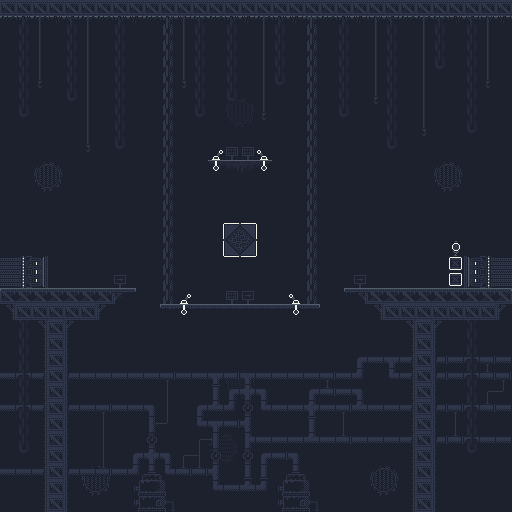

Tiled map render using the project's own tile images. Description and the map definition, with tile-layer contents summarised, below:
An orthogonal 32x32 tile map with 16x16 px tiles, 5 tile layers (Background3, Mapa, Background2, BackGround, ...).

<map version="1.5" tiledversion="1.7.2" orientation="orthogonal" renderorder="right-down" width="32" height="32" tilewidth="16" tileheight="16" infinite="0" backgroundcolor="#1d212d" nextlayerid="7" nextobjectid="1">
 <tileset firstgid="1" source="IndustrialMap.tsx" />
 <layer id="4" name="Background3" width="32" height="32">
  <data>[1024 cells, 44 non-empty, 15 distinct tile ids]</data>
 </layer>
 <layer id="2" name="Mapa" width="32" height="32">
  <data>[1024 cells, 394 non-empty, 72 distinct tile ids]</data>
 </layer>
 <layer id="3" name="Background2" width="32" height="32">
  <data>[1024 cells, 69 non-empty, 13 distinct tile ids]</data>
 </layer>
 <layer id="1" name="BackGround" width="32" height="32">
  <data>[1024 cells, 79 non-empty, 30 distinct tile ids]</data>
 </layer>
 <layer id="5" name="Backgorund5" width="32" height="32">
  <data>[1024 cells, 0 non-empty, 0 distinct tile ids]</data>
 </layer>
</map>
